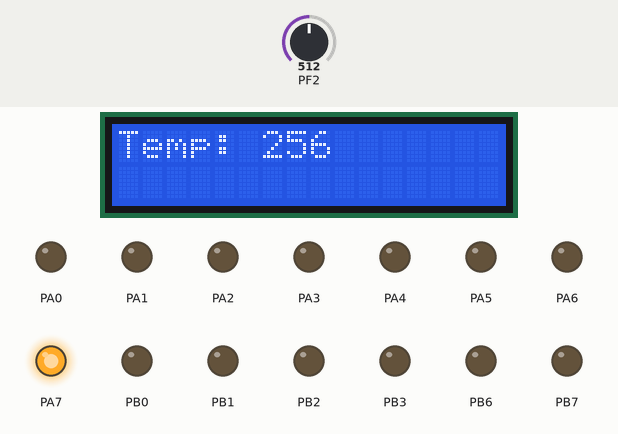
This program was run on a simulated ATmega128, built with avr-gcc and emulated at 8 MHz. Parts: 16×2 character LCD, output pins drawn as LEDs (lit = HIGH). Wiring (inferred from the signals the program sends): character LCD (HD44780): RS PC2; E PC3; data PC4, PC5, PC6, PC7. Inputs (shaded band) come from the test bench; at power-on: PF2 = 512. Pins used as bus, display or sensor lines are not drawn.

Above: at 1.2 s.
1.3 s: PF2 set to 716
At 2.9 s:
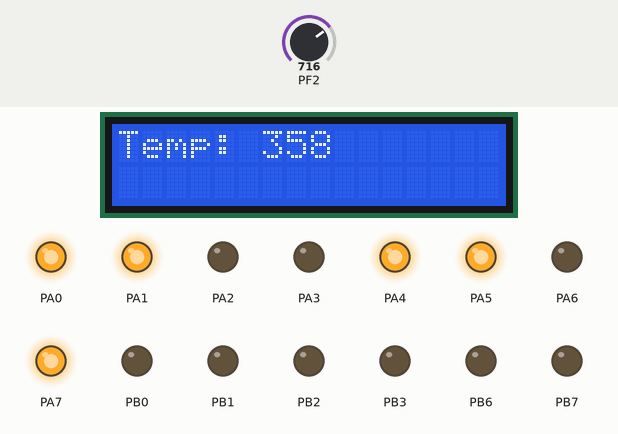
3.6 s: PF2 set to 900
At 5.4 s:
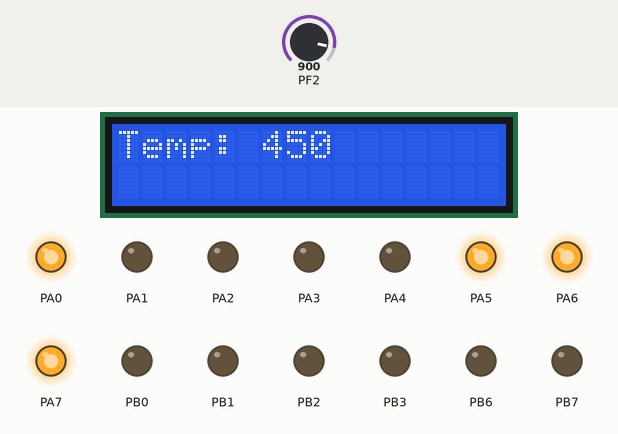
5.7 s: PF2 set to 1023
At 6.7 s:
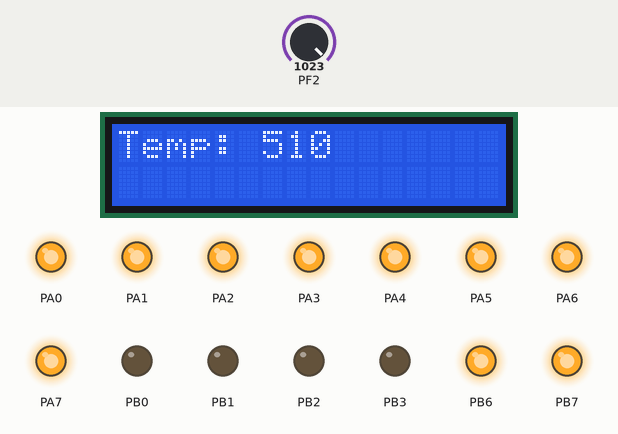
7.8 s: PF2 set to 511
At 9.2 s:
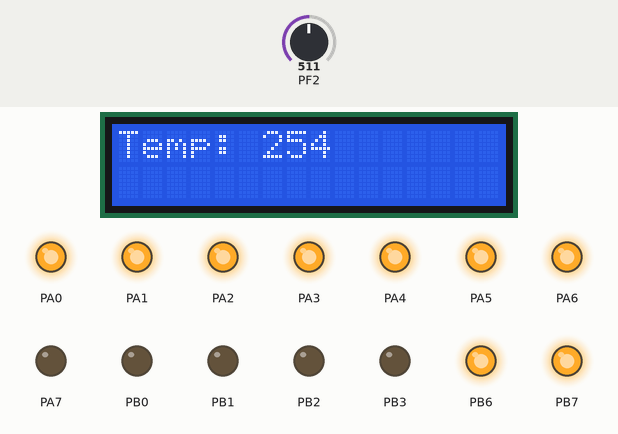
9.8 s: PF2 set to 306
At 11.6 s:
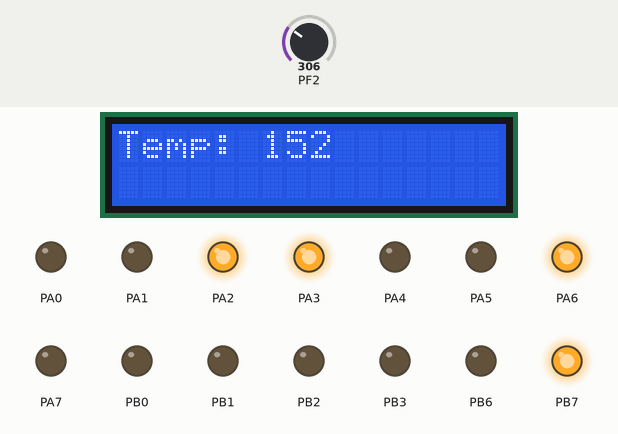
11.9 s: PF2 set to 122
At 14.0 s:
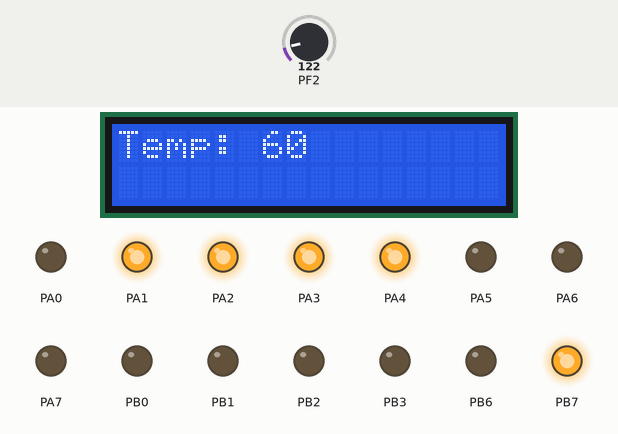
Timing chart, 0 to 15.0 s (numbered marks = the images above; inputs shaded):
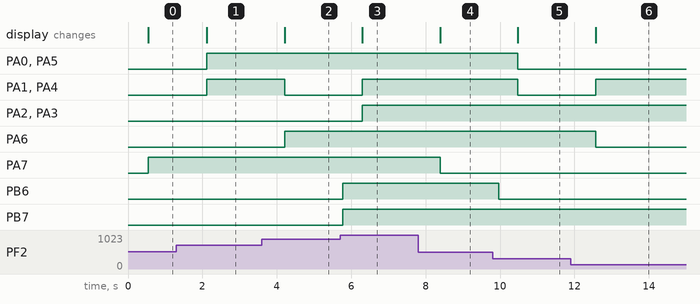

The program:

main.c
```c
/*
 * Opdracht B3.c
 *
 * Created: 1-3-2018 20:59:48
 * Author : jaapj
 */

#include "toolbox.h"
#include <avr/io.h>
#include <avr/interrupt.h>
#include <stdio.h>

void initAdc() {
	// ADC ref. spanning op internal 2.56V ref
	// 'hoge byte gevuld' en ADC0 aanzetten
	ADMUX = 0b11100010;

	// enable, start en met freerunning en /64
	ADCSRA = 0b11100110;
}


int main(void)
{
    // Input for D, F
	DDRD = 0x00;
    DDRF = 0x00;

    // Output for A, B and C
    DDRA = 0xFF;
    DDRB = 0xFF;
	DDRC = 0xFF;

    initAdc();
    init();
	char string[8];
    while (1)
    {
	    clr_display();
		// temp2 = (temp * 2) + (tempL / 128);
	    sprintf(string, "Temp: %d", ADCH * 2);
	    display_text(string);

		// Show ADCH on leds
		PORTA = ADCH;
		PORTB = ADCL;
	    wait(500);
    }
	return 0;
}
```

toolbox.c
```c
/*
 * toolbox.c
 *
 * Created: 7-2-2018 19:24:10
 *  Author: Jaap-Jan
 */
#include "toolbox.h"

void wait( int ms )
{
	for (int i=0; i<ms; i++)
	{
		_delay_ms( 1 );		// library function (max 30 ms at 8MHz)
	}
}

void init() {
	// return home
	lcd_command( 0x02 );
	// mode: 4 bits interface data, 2 lines, 5x8 dots
	lcd_command( 0x28 );
	// display: on, cursor off, blinking off
	lcd_command( 0x0C );
	// entry mode: cursor to right, no shift
	lcd_command( 0x06 ); //was 0x06
	// RAM adress: 0, first position, line 1
	lcd_command( 0x80 );
}

void display_text(char *str) {
	_delay_ms(1);
	int length = strlen(str);
	for(int x = 0; x < length; x++) {
		lcd_writeChar(str[x]);
	}
}

void set_display(int pos) {
	_delay_ms(1);
	for(int x = 0; x < pos; x++) {
		lcd_command(0b0000011000);
	}
}

void set_cursor(int pos){
	_delay_ms(1);
	clr_display();
	for(int x = 0; x < pos; x++) {
		lcd_command(0b0000010100);
	}
}

void clr_display() {
	_delay_ms(1);
	lcd_command(0x01);
}

void lcd_writeChar( unsigned char dat )
{
	PORTC = dat & 0xF0; // hoge nibble
	PORTC = PORTC | 0x0C; // data (RS=1),
	// start (EN=1)
	_delay_ms(1); // wait 1 ms
	PORTC = 0x04; // stop (EN = 0)
	PORTC = (dat & 0x0F) << 4; // lage nibble
	PORTC = PORTC | 0x0C; // data (RS=1),
	// start (EN=1)
	_delay_ms(1); // wait 1 ms
	PORTC = 0x00; // stop
	// (EN=0 RS=0)
}

void lcd_command ( unsigned char dat )
{
	PORTC = dat & 0xF0; // hoge nibble
	PORTC = PORTC | 0x08; // data (RS=0),
	// start (EN=1)
	_delay_ms(1); // wait 1 ms
	PORTC = 0x04; // stop (EN = 0)
	PORTC = (dat & 0x0F) << 4; // lage nibble
	PORTC = PORTC | 0x08; // data (RS=0),
	// start (EN=1)
	_delay_ms(1); // wait 1 ms
	PORTC = 0x00; // stop
	// (EN=0 RS=0)
}
```

toolbox.h
```c
/*
 * toolbox.h
 *
 * Created: 7-2-2018 19:25:47
 *  Author: Jaap-Jan
 */


#ifndef TOOLBOX_H_
#define TOOLBOX_H_

#define true 1
#define false 1

#define F_CPU 8000000
#define BIT(x) (1 << (x))

#include <avr/io.h>
#include <util/delay.h>

void wait(int ms);

#ifndef LCD_H_
#define LCD_H_

void init();
void clr_display();
void display_text(char *str);
void set_cursor(int pos);
void set_display(int pos);

void lcd_command ( unsigned char dat );

#endif /* LCD_H_ */


#endif /* TOOLBOX_H_ */
```

Measured:
- after the input at 1.3 s, PA0, PA1, PA4, PA5: LOW → HIGH after 0.82 s; the display: changes after 0.82 s (image 1)
- after the input at 3.6 s, PA1, PA4: HIGH → LOW after 0.61 s; PA6: LOW → HIGH after 0.61 s; the display: changes after 0.61 s (image 2)
- after the input at 5.7 s, PA1–4: LOW → HIGH after 0.60 s; PB6, PB7: LOW → HIGH after 0.08 s; the display: changes after 0.60 s (image 3)
- after the input at 7.8 s, PA7: HIGH → LOW after 0.59 s; the display: changes after 0.59 s (image 4)
- after the input at 9.8 s, PA0, PA1, PA4, PA5: HIGH → LOW after 0.68 s; PB6: HIGH → LOW after 0.16 s; the display: changes after 0.68 s (image 5)
- after the input at 11.9 s, PA1, PA4: LOW → HIGH after 0.67 s; PA6: HIGH → LOW after 0.67 s; the display: changes after 0.67 s (image 6)
